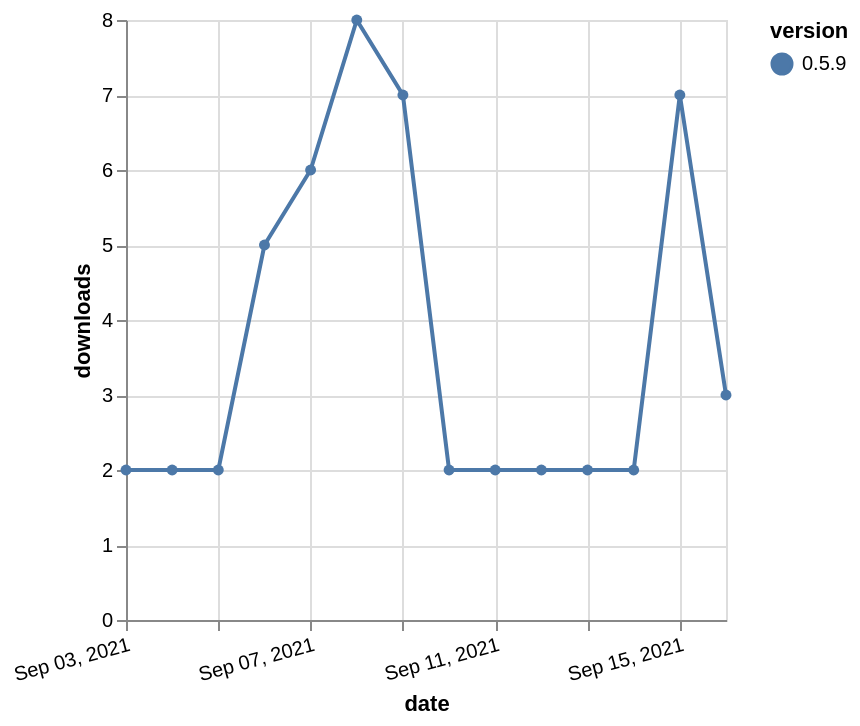

Vega-Lite specification for this chart:
### Vega-Lite specification from a JSON file in a GitHub repository (floating-point values rounded to 4 significant figures)
{"$schema": "https://vega.github.io/schema/vega-lite/v5.json", "description": "A simple bar chart with embedded data.", "data": {"values": [{"date": "2021-09-03", "total": 3818, "delta": 2, "version": "0.5.9"}, {"date": "2021-09-04", "total": 3820, "delta": 2, "version": "0.5.9"}, {"date": "2021-09-05", "total": 3822, "delta": 2, "version": "0.5.9"}, {"date": "2021-09-06", "total": 3827, "delta": 5, "version": "0.5.9"}, {"date": "2021-09-07", "total": 3833, "delta": 6, "version": "0.5.9"}, {"date": "2021-09-08", "total": 3841, "delta": 8, "version": "0.5.9"}, {"date": "2021-09-09", "total": 3848, "delta": 7, "version": "0.5.9"}, {"date": "2021-09-10", "total": 3850, "delta": 2, "version": "0.5.9"}, {"date": "2021-09-11", "total": 3852, "delta": 2, "version": "0.5.9"}, {"date": "2021-09-12", "total": 3854, "delta": 2, "version": "0.5.9"}, {"date": "2021-09-13", "total": 3856, "delta": 2, "version": "0.5.9"}, {"date": "2021-09-14", "total": 3858, "delta": 2, "version": "0.5.9"}, {"date": "2021-09-15", "total": 3865, "delta": 7, "version": "0.5.9"}, {"date": "2021-09-16", "total": 3868, "delta": 3, "version": "0.5.9"}]}, "width": "container", "mark": {"type": "line", "point": {"filled": true}}, "encoding": {"x": {"field": "date", "type": "temporal", "timeUnit": "yearmonthdate", "title": "date", "axis": {"labelAngle": -15}}, "y": {"field": "delta", "type": "quantitative", "title": "downloads"}, "color": {"field": "version", "type": "nominal"}, "tooltip": {"field": "delta"}}}
